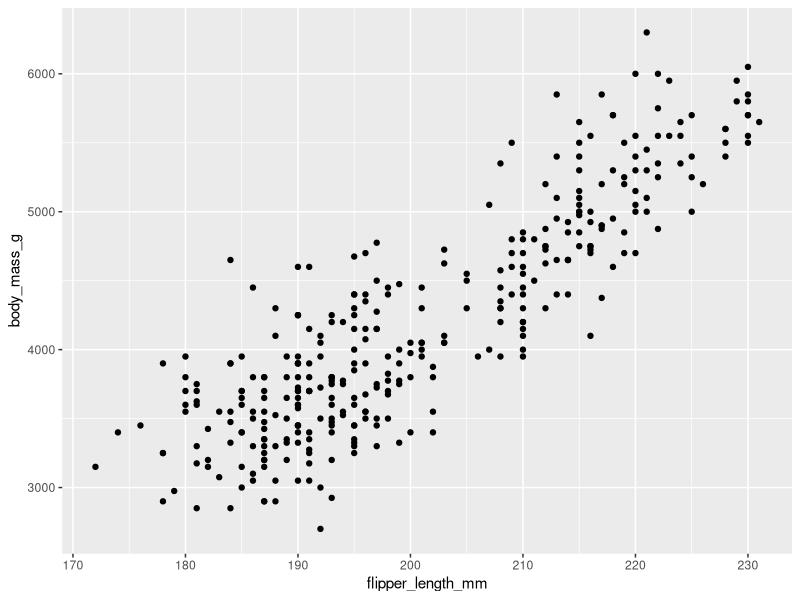
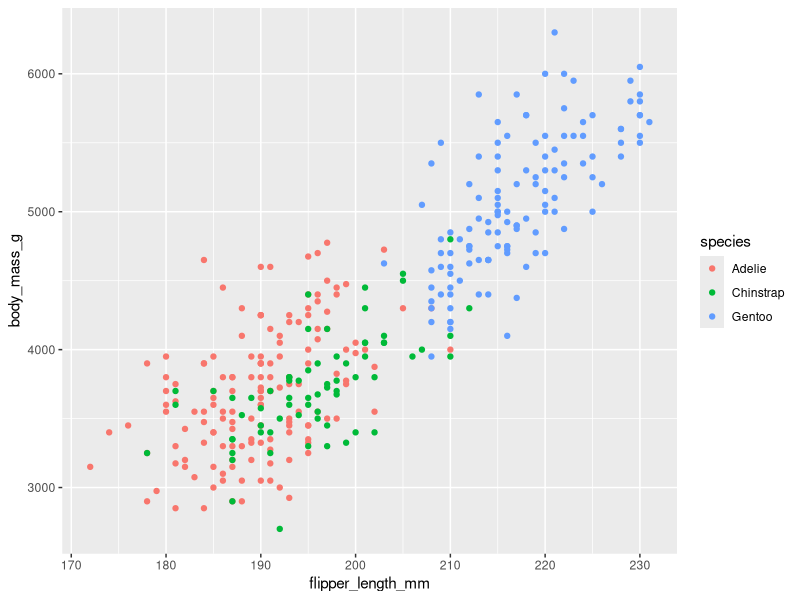
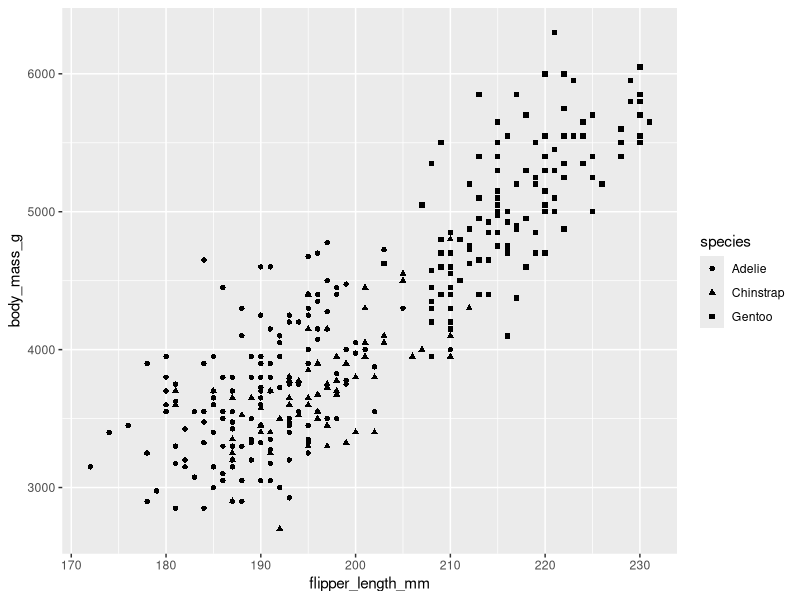
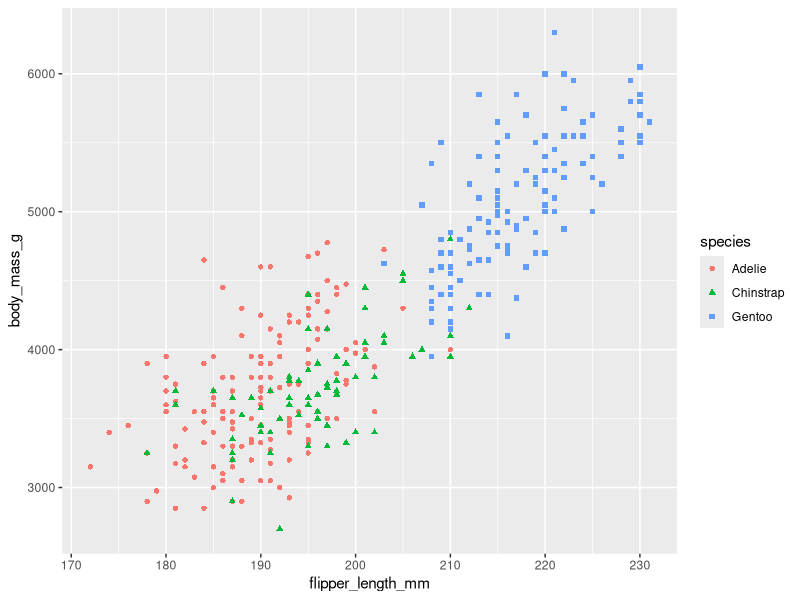
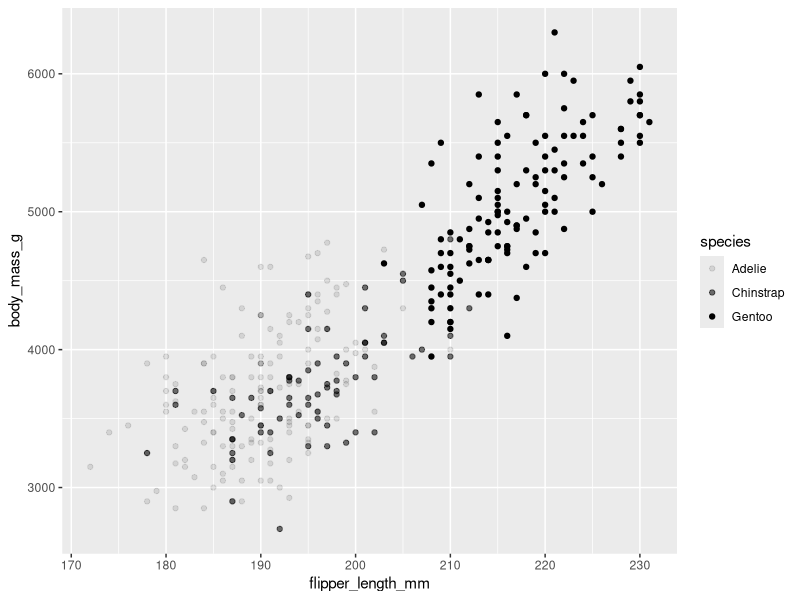
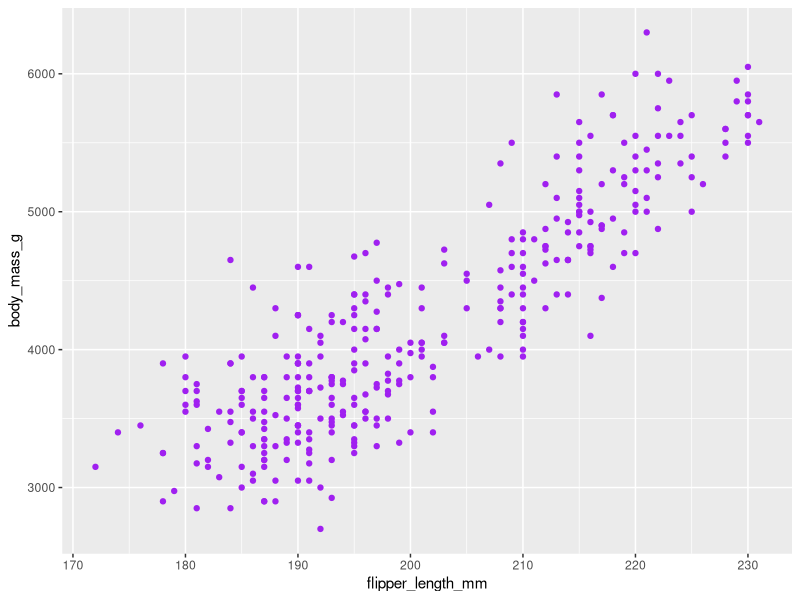
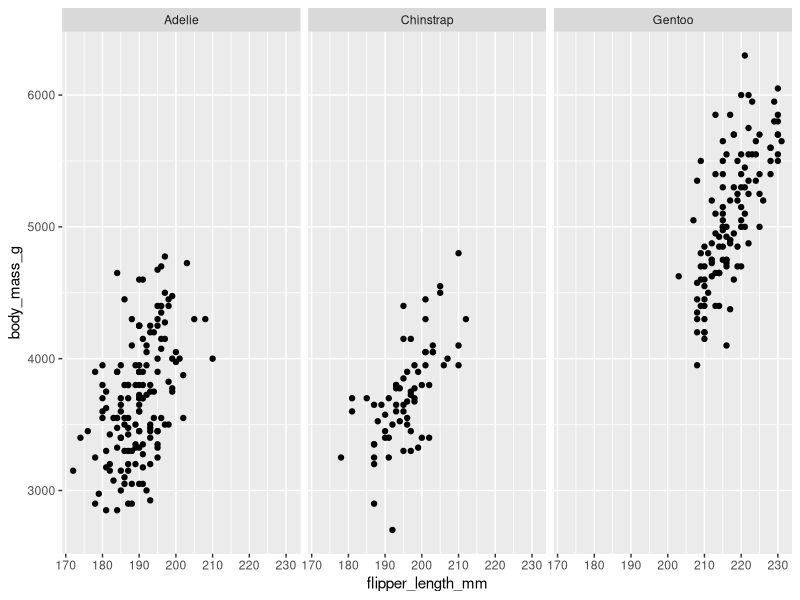
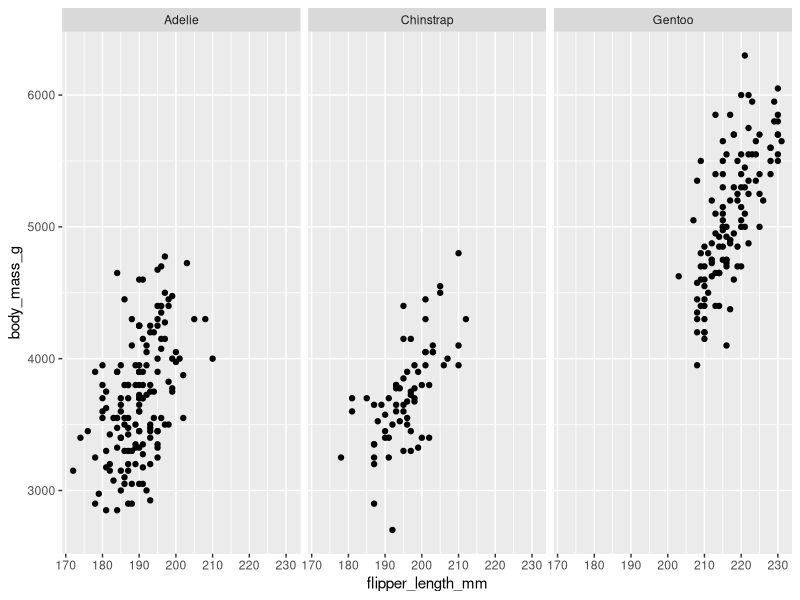

These charts were generated, in order, by the following R code:
## ---- chunk 1
knitr::opts_chunk$set(echo = TRUE)
## ---- chunk 2
library(kableExtra)
## ---- chunk 3
library(tidyverse)
library(patchwork)
library(palmerpenguins)
## ---- chunk 4
penguins |> head() |> kable(align = 'c', caption = '1st six rows from Palmerpenguins dataset') |> 
  kable_styling(bootstrap_options = c('hover', 
                                     'striped', 
                                     'condensed', 
                                     'reponsive'))
## ---- chunk 5
s = colSums(is.na(penguins)) |> data.frame() |> 
  rownames_to_column(var = 'Column') |> 
  rename(NA_Freq = 'colSums.is.na.penguins..') # NA values by column
## ---- chunk 6
s |> kable() |> 
  kable_styling(bootstrap_options = c('hover', 'striped', 'condensed', 'reponsive'), 
                full_width = F) 
## ---- chunk 7
penguins |> ggplot(aes(flipper_length_mm, body_mass_g)) +
  geom_point(na.rm = T)
## ---- chunk 8
penguins |> ggplot(aes(flipper_length_mm, body_mass_g, color = species)) + 
  geom_point(na.rm = T)
## ---- chunk 9
penguins |> ggplot(aes(flipper_length_mm, body_mass_g, shape = species)) + 
  geom_point(na.rm = T)
## ---- chunk 10
penguins |> ggplot(aes(flipper_length_mm, body_mass_g, shape = species, color = species)) + 
  geom_point(na.rm = T)
## ---- chunk 11
penguins |> ggplot(aes(flipper_length_mm, body_mass_g, alpha = species)) + 
  geom_point(na.rm = T)
## ---- chunk 12
penguins |> ggplot(aes(flipper_length_mm, body_mass_g)) + 
  geom_point(na.rm = T, colour = 'purple')
## ---- chunk 13
penguins |> ggplot(aes(flipper_length_mm, body_mass_g)) + 
  geom_point(na.rm = T) + 
  facet_wrap(~species)
## ---- chunk 14
penguins |> ggplot(aes(flipper_length_mm, body_mass_g)) + 
  geom_point(na.rm = T) + 
  facet_grid(~species)
## ---- chunk 15
penguins |> ggplot(aes(flipper_length_mm, body_mass_g)) + 
  geom_point(na.rm = T) + 
  facet_grid(sex~species)
## ---- chunk 16
penguins |> drop_na() |> ggplot(aes(flipper_length_mm, body_mass_g)) +
  geom_point() +
  facet_grid(sex~species)
## ---- chunk 17
penguins |> ggplot(aes(flipper_length_mm, body_mass_g)) + 
  geom_point(na.rm = T) +
  geom_smooth(na.rm = T)
## ---- chunk 18
penguins |> ggplot(aes(flipper_length_mm, body_mass_g)) + 
  geom_point(na.rm = T) + 
  geom_smooth(na.rm = T, method = 'lm')
## ---- chunk 19
penguins |> ggplot(aes(flipper_length_mm, body_mass_g, linetype = species)) + 
  geom_smooth(na.rm = T, method = 'lm')
## ---- chunk 20
penguins |> ggplot(aes(x = species)) + 
  geom_bar()
## ---- chunk 21
penguins |> ggplot(aes(y = species)) + 
  geom_bar()
## ---- chunk 22
penguins |> ggplot(aes(y = fct_infreq(species))) +
  geom_bar()
## ---- chunk 23
penguins |> ggplot(aes(y = fct_rev(fct_infreq(species)))) + 
  geom_bar()
## ---- chunk 24
penguins |> ggplot(aes(y = fct_rev(fct_infreq(species)), fill = island)) +
  geom_bar()
## ---- chunk 25
penguins |> ggplot(aes(species, fill = island)) + geom_bar(position = 'dodge')
## ---- chunk 26
penguins |> count(species) |> ggplot(aes(x = '', y = n, fill = species)) + 
  geom_col() + 
  coord_polar("y", start = 0) +
  theme_void()
## ---- chunk 27
penguins |> count(species) |> ggplot(aes(2, n, fill = species)) + 
  geom_col() + 
  coord_polar("y") + 
  xlim(c(0.2, 3)) + 
  theme_void()
## ---- chunk 28
penguins |> ggplot(aes(bill_length_mm)) + 
  geom_histogram(na.rm = T)
## ---- chunk 29
p1 = penguins |> ggplot(aes(bill_length_mm)) + 
  geom_histogram(na.rm = T)

p2 = penguins |> ggplot(aes(bill_length_mm)) + 
  geom_histogram(na.rm = T, binwidth = 0.3)

p3 = penguins |> ggplot(aes(bill_length_mm)) + 
  geom_histogram(na.rm = T, binwidth = 2)

p3/p1/p2 # patchwork is awesome!
## ---- chunk 30
penguins |> ggplot(aes(bill_length_mm)) + 
  geom_histogram(na.rm = T, bins = 20)
## ---- chunk 31
penguins |> ggplot(aes(bill_length_mm)) + 
  geom_histogram(na.rm = T, aes(y = after_stat(density))) +
  geom_density(na.rm = T, color = 'red', lwd = .8)
## ---- chunk 32
penguins |> ggplot(aes(species, flipper_length_mm)) + 
  stat_boxplot(geom = 'errorbar', na.rm = T, width = .25) + 
  geom_boxplot(na.rm = T)
## ---- chunk 33
penguins |> ggplot(aes(species, flipper_length_mm)) + 
  stat_boxplot(geom = 'errorbar', na.rm = T, width = .25) +
  geom_boxplot(na.rm = T) + 
  geom_jitter(na.rm = T)
## ---- chunk 34
economics |> ggplot(aes(date, unemploy)) + geom_line()
## ---- chunk 35
economics |> ggplot(aes(date)) + 
  geom_line(aes(y = psavert), colour = 'darkred') + 
  geom_line(aes(y = uempmed), colour = 'steelblue')
## ---- chunk 36
economics |> ggplot(aes(date)) + 
  geom_area(aes(y = psavert), colour = 'orange', alpha = 0.4, fill = 'orange') + 
  geom_area(aes(y = uempmed), colour = 'steelblue', alpha = 0.4, fill = 'steelblue')
## ---- chunk 37
penguins |> ggplot(aes(sample = flipper_length_mm)) + stat_qq(na.rm = T) + stat_qq_line(na.rm = T)
## ---- chunk 38
penguins |> ggplot(aes(y = fct_rev(fct_infreq(species)), fill = island)) +
  geom_bar() + 
  labs(title = "Penguin species by island", subtitle = 'Analyzing penguin distribution', 
       caption = 'Dataset: palmerpenguins', x = 'Penguins', y = 'Specie', fill = 'Island') +
  geom_text(aes(label = after_stat(count)),
            stat = 'count',
            position = position_stack(vjust = 0.5),
            fontface = 'bold')
## ---- chunk 39
penguins |> group_by(species, island) |> count() |> arrange(species, desc(n)) |> kable() |> 
  kable_styling(bootstrap_options = c('hover', 'striped', 'condensed', 'reponsive'), 
                full_width = F)
